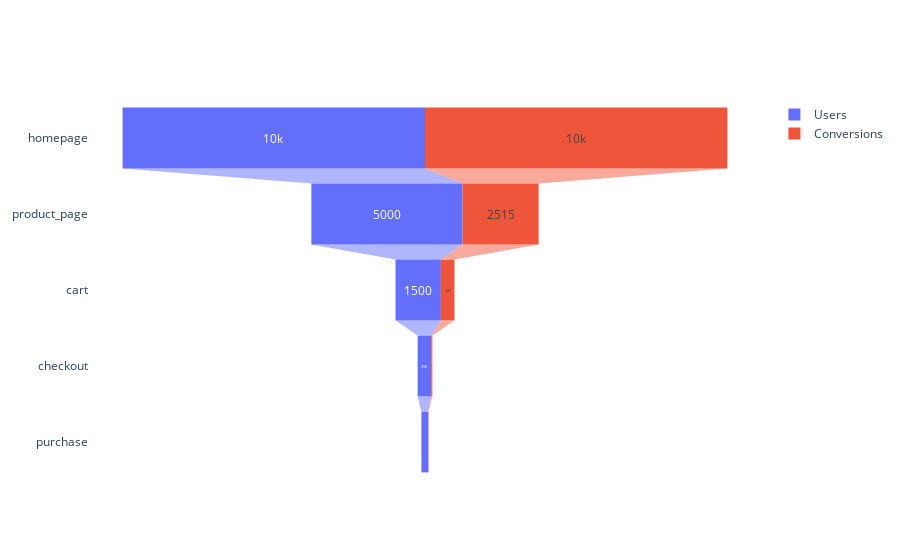

Notebook code for this chart:
### Code cell
fig.add_trace(go.Funnel(
    y=funnel_stages,
    x=num_conversions,
    textposition='inside',
    textinfo='value',
    name='Conversions'
))

### Figure 1 — Plotly figure (JSON) as saved in the notebook; plotly's stock layout.template omitted (floating-point values rounded to 4 significant figures)
{"data": [{"name": "Users", "textinfo": "value", "textposition": "inside", "type": "funnel", "x": [10000, 5000, 1500, 450, 225], "y": ["homepage", "product_page", "cart", "checkout", "purchase"]}, {"name": "Conversions", "textinfo": "value", "textposition": "inside", "type": "funnel", "x": [10000, 2515, 449, 36, 14], "y": ["homepage", "product_page", "cart", "checkout", "purchase"]}], "layout": {}}
